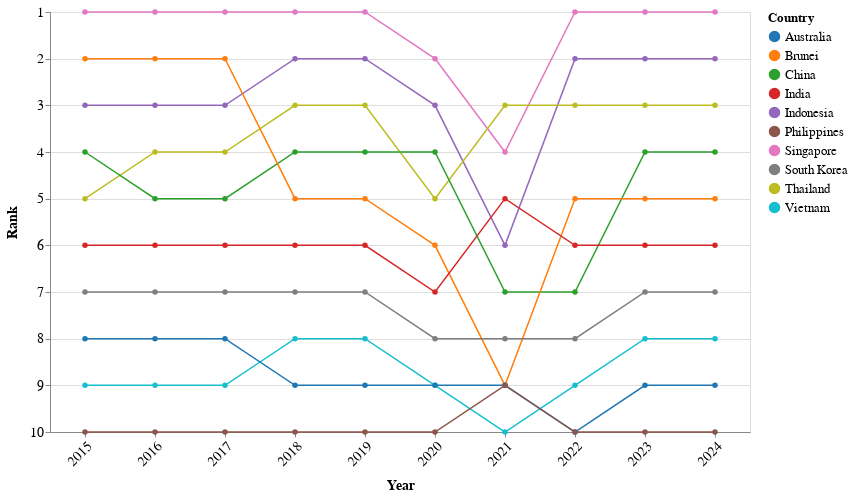

Specify this chart in Vega-Lite:
### Vega-Lite specification from a JSON file in a GitHub repository (floating-point values rounded to 4 significant figures)
{"$schema": "https://vega.github.io/schema/vega-lite/v5.json", "width": 700, "height": 420, "data": {"values": [{"Country": "Singapore", "year": 2024, "Visitors": 4276007, "rank": 1}, {"Country": "Singapore", "year": 2023, "Visitors": 8308230, "rank": 1}, {"Country": "Singapore", "year": 2022, "Visitors": 5222991, "rank": 1}, {"Country": "Singapore", "year": 2021, "Visitors": 16308, "rank": 4}, {"Country": "Singapore", "year": 2020, "Visitors": 1545255, "rank": 2}, {"Country": "Singapore", "year": 2019, "Visitors": 10163882, "rank": 1}, {"Country": "Singapore", "year": 2018, "Visitors": 10615986, "rank": 1}, {"Country": "Singapore", "year": 2017, "Visitors": 12441713, "rank": 1}, {"Country": "Singapore", "year": 2016, "Visitors": 13272961, "rank": 1}, {"Country": "Singapore", "year": 2015, "Visitors": 12930754, "rank": 1}, {"Country": "Indonesia", "year": 2024, "Visitors": 1786630, "rank": 2}, {"Country": "Indonesia", "year": 2023, "Visitors": 3108165, "rank": 2}, {"Country": "Indonesia", "year": 2022, "Visitors": 1481739, "rank": 2}, {"Country": "Indonesia", "year": 2021, "Visitors": 11025, "rank": 6}, {"Country": "Indonesia", "year": 2020, "Visitors": 711723, "rank": 3}, {"Country": "Indonesia", "year": 2019, "Visitors": 3623277, "rank": 2}, {"Country": "Indonesia", "year": 2018, "Visitors": 3277689, "rank": 2}, {"Country": "Indonesia", "year": 2017, "Visitors": 2796570, "rank": 3}, {"Country": "Indonesia", "year": 2016, "Visitors": 3049964, "rank": 3}, {"Country": "Indonesia", "year": 2015, "Visitors": 2788033, "rank": 3}, {"Country": "Thailand", "year": 2024, "Visitors": 813783, "rank": 3}, {"Country": "Thailand", "year": 2023, "Visitors": 1551282, "rank": 3}, {"Country": "Thailand", "year": 2022, "Visitors": 715528, "rank": 3}, {"Country": "Thailand", "year": 2021, "Visitors": 59607, "rank": 3}, {"Country": "Thailand", "year": 2020, "Visitors": 394413, "rank": 5}, {"Country": "Thailand", "year": 2019, "Visitors": 1884306, "rank": 3}, {"Country": "Thailand", "year": 2018, "Visitors": 1914692, "rank": 3}, {"Country": "Thailand", "year": 2017, "Visitors": 1836522, "rank": 4}, {"Country": "Thailand", "year": 2016, "Visitors": 1780800, "rank": 4}, {"Country": "Thailand", "year": 2015, "Visitors": 1343569, "rank": 5}, {"Country": "China", "year": 2024, "Visitors": 1449711, "rank": 4}, {"Country": "China", "year": 2023, "Visitors": 1474114, "rank": 4}, {"Country": "China", "year": 2022, "Visitors": 211363, "rank": 7}, {"Country": "China", "year": 2021, "Visitors": 7701, "rank": 7}, {"Country": "China", "year": 2020, "Visitors": 405149, "rank": 4}, {"Country": "China", "year": 2019, "Visitors": 3114257, "rank": 4}, {"Country": "China", "year": 2018, "Visitors": 2944133, "rank": 4}, {"Country": "China", "year": 2017, "Visitors": 2281666, "rank": 5}, {"Country": "China", "year": 2016, "Visitors": 2124942, "rank": 5}, {"Country": "China", "year": 2015, "Visitors": 1677163, "rank": 4}, {"Country": "Brunei", "year": 2024, "Visitors": 565999, "rank": 5}, {"Country": "Brunei", "year": 2023, "Visitors": 811833, "rank": 5}, {"Country": "Brunei", "year": 2022, "Visitors": 301757, "rank": 5}, {"Country": "Brunei", "year": 2021, "Visitors": 773, "rank": 9}, {"Country": "Brunei", "year": 2020, "Visitors": 136020, "rank": 6}, {"Country": "Brunei", "year": 2019, "Visitors": 1216123, "rank": 5}, {"Country": "Brunei", "year": 2018, "Visitors": 1382031, "rank": 5}, {"Country": "Brunei", "year": 2017, "Visitors": 1660506, "rank": 2}, {"Country": "Brunei", "year": 2016, "Visitors": 1391016, "rank": 2}, {"Country": "Brunei", "year": 2015, "Visitors": 1133555, "rank": 2}, {"Country": "India", "year": 2024, "Visitors": 537493, "rank": 6}, {"Country": "India", "year": 2023, "Visitors": 671846, "rank": 6}, {"Country": "India", "year": 2022, "Visitors": 324548, "rank": 6}, {"Country": "India", "year": 2021, "Visitors": 3916, "rank": 5}, {"Country": "India", "year": 2020, "Visitors": 155883, "rank": 7}, {"Country": "India", "year": 2019, "Visitors": 735309, "rank": 6}, {"Country": "India", "year": 2018, "Visitors": 600311, "rank": 6}, {"Country": "India", "year": 2017, "Visitors": 552739, "rank": 6}, {"Country": "India", "year": 2016, "Visitors": 638578, "rank": 6}, {"Country": "India", "year": 2015, "Visitors": 722141, "rank": 6}, {"Country": "South Korea", "year": 2024, "Visitors": 232711, "rank": 7}, {"Country": "South Korea", "year": 2023, "Visitors": 400853, "rank": 7}, {"Country": "South Korea", "year": 2022, "Visitors": 146384, "rank": 8}, {"Country": "South Korea", "year": 2021, "Visitors": 3028, "rank": 8}, {"Country": "South Korea", "year": 2020, "Visitors": 119750, "rank": 8}, {"Country": "South Korea", "year": 2019, "Visitors": 673065, "rank": 7}, {"Country": "South Korea", "year": 2018, "Visitors": 616783, "rank": 7}, {"Country": "South Korea", "year": 2017, "Visitors": 484528, "rank": 7}, {"Country": "South Korea", "year": 2016, "Visitors": 444439, "rank": 7}, {"Country": "South Korea", "year": 2015, "Visitors": 421161, "rank": 7}, {"Country": "Vietnam", "year": 2024, "Visitors": 137344, "rank": 8}, {"Country": "Vietnam", "year": 2023, "Visitors": 286083, "rank": 8}, {"Country": "Vietnam", "year": 2022, "Visitors": 123931, "rank": 9}, {"Country": "Vietnam", "year": 2021, "Visitors": 14136, "rank": 10}, {"Country": "Vietnam", "year": 2020, "Visitors": 71622, "rank": 9}, {"Country": "Vietnam", "year": 2019, "Visitors": 892716, "rank": 8}, {"Country": "Vietnam", "year": 2018, "Visitors": 786327, "rank": 8}, {"Country": "Vietnam", "year": 2017, "Visitors": 638135, "rank": 9}, {"Country": "Vietnam", "year": 2016, "Visitors": 703737, "rank": 9}, {"Country": "Vietnam", "year": 2015, "Visitors": 646891, "rank": 9}, {"Country": "Australia", "year": 2024, "Visitors": 159318, "rank": 9}, {"Country": "Australia", "year": 2023, "Visitors": 276477, "rank": 9}, {"Country": "Australia", "year": 2022, "Visitors": 118598, "rank": 10}, {"Country": "Australia", "year": 2021, "Visitors": 33451, "rank": 9}, {"Country": "Australia", "year": 2020, "Visitors": 195146, "rank": 9}, {"Country": "Australia", "year": 2019, "Visitors": 1282782, "rank": 9}, {"Country": "Australia", "year": 2018, "Visitors": 1034871, "rank": 9}, {"Country": "Australia", "year": 2017, "Visitors": 899202, "rank": 8}, {"Country": "Australia", "year": 2016, "Visitors": 737115, "rank": 8}, {"Country": "Australia", "year": 2015, "Visitors": 714047, "rank": 8}, {"Country": "Philippines", "year": 2024, "Visitors": 60100, "rank": 10}, {"Country": "Philippines", "year": 2023, "Visitors": 137781, "rank": 10}, {"Country": "Philippines", "year": 2022, "Visitors": 86462, "rank": 10}, {"Country": "Philippines", "year": 2021, "Visitors": 10229, "rank": 9}, {"Country": "Philippines", "year": 2020, "Visitors": 53889, "rank": 10}, {"Country": "Philippines", "year": 2019, "Visitors": 1114257, "rank": 10}, {"Country": "Philippines", "year": 2018, "Visitors": 1167375, "rank": 10}, {"Country": "Philippines", "year": 2017, "Visitors": 1066461, "rank": 10}, {"Country": "Philippines", "year": 2016, "Visitors": 1029488, "rank": 10}, {"Country": "Philippines", "year": 2015, "Visitors": 957408, "rank": 10}]}, "mark": {"type": "line", "point": true, "strokeWidth": 1.5}, "encoding": {"x": {"field": "year", "type": "ordinal", "title": "Year", "axis": {"labelOverlap": "parity", "labelAngle": -45}}, "y": {"field": "rank", "type": "quantitative", "title": "Rank", "scale": {"domain": [10, 1], "nice": true}, "axis": {"reverse": true}}, "color": {"field": "Country", "type": "nominal", "scale": {"scheme": "category10"}}, "tooltip": [{"field": "Country", "type": "nominal", "title": "Country"}, {"field": "year", "type": "ordinal", "title": "Year"}, {"field": "rank", "type": "quantitative", "title": "Rank"}, {"field": "Visitors", "type": "quantitative", "title": "Visitors", "format": ","}]}, "config": {"axis": {"labelFontSize": 14, "titleFontSize": 14, "titlePadding": 10}, "legend": {"labelFontSize": 13, "titleFontSize": 13, "labelPadding": 10}, "tooltip": {"labelFontSize": 15, "titleFontSize": 15}}}
